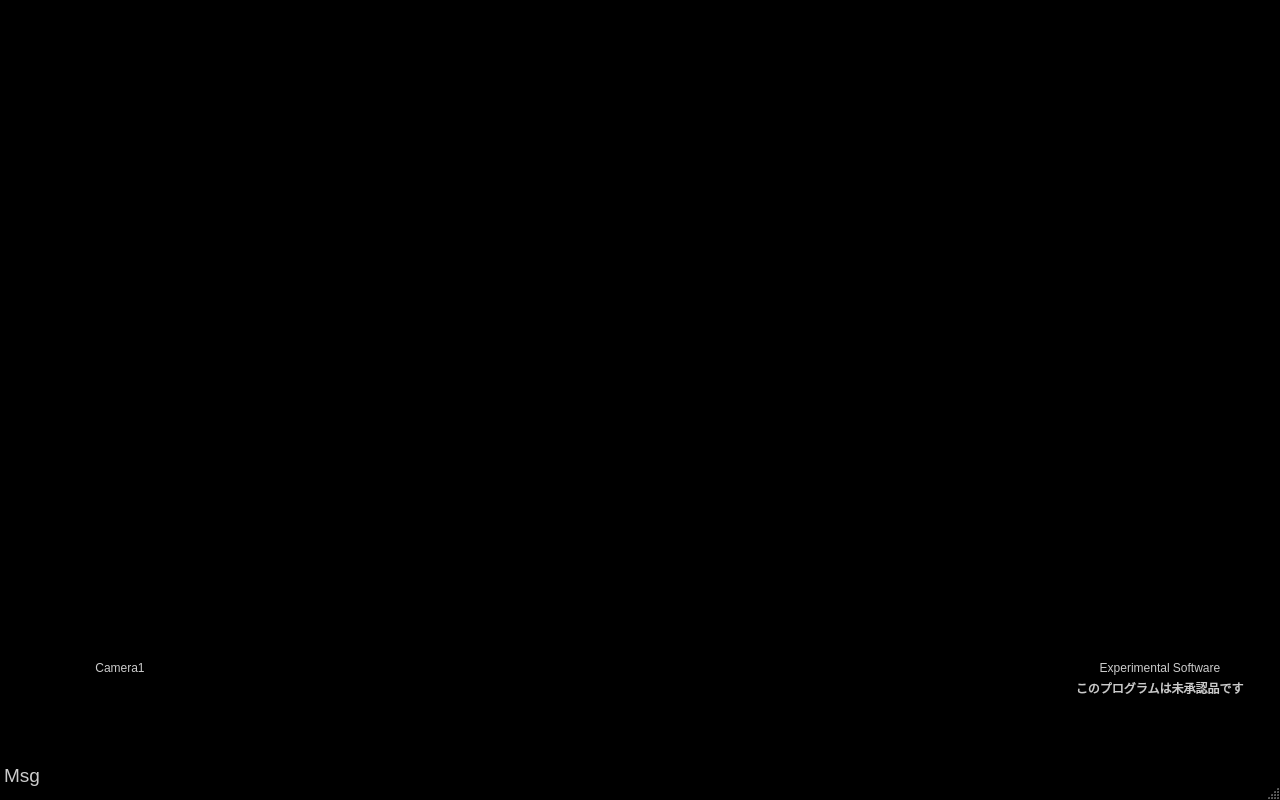
<?xml version="1.0" encoding="UTF-8"?>
<ui version="4.0">
 <author>Kiyo Chinzei (k.chinzei@aist.go.jp) / Small Computings for Clinicals</author>
 <class>MainWindow</class>
 <widget class="QDialog" name="MainWindow">
  <property name="windowModality">
   <enum>Qt::ApplicationModal</enum>
  </property>
  <property name="enabled">
   <bool>true</bool>
  </property>
  <property name="geometry">
   <rect>
    <x>0</x>
    <y>0</y>
    <width>1280</width>
    <height>800</height>
   </rect>
  </property>
  <property name="sizePolicy">
   <sizepolicy hsizetype="Fixed" vsizetype="Fixed">
    <horstretch>0</horstretch>
    <verstretch>0</verstretch>
   </sizepolicy>
  </property>
  <property name="palette">
   <palette>
    <active>
     <colorrole role="WindowText">
      <brush brushstyle="SolidPattern">
       <color alpha="255">
        <red>255</red>
        <green>255</green>
        <blue>255</blue>
       </color>
      </brush>
     </colorrole>
     <colorrole role="Button">
      <brush brushstyle="SolidPattern">
       <color alpha="255">
        <red>0</red>
        <green>0</green>
        <blue>0</blue>
       </color>
      </brush>
     </colorrole>
     <colorrole role="Light">
      <brush brushstyle="SolidPattern">
       <color alpha="255">
        <red>0</red>
        <green>0</green>
        <blue>0</blue>
       </color>
      </brush>
     </colorrole>
     <colorrole role="Midlight">
      <brush brushstyle="SolidPattern">
       <color alpha="255">
        <red>0</red>
        <green>0</green>
        <blue>0</blue>
       </color>
      </brush>
     </colorrole>
     <colorrole role="Dark">
      <brush brushstyle="SolidPattern">
       <color alpha="255">
        <red>0</red>
        <green>0</green>
        <blue>0</blue>
       </color>
      </brush>
     </colorrole>
     <colorrole role="Mid">
      <brush brushstyle="SolidPattern">
       <color alpha="255">
        <red>0</red>
        <green>0</green>
        <blue>0</blue>
       </color>
      </brush>
     </colorrole>
     <colorrole role="Text">
      <brush brushstyle="SolidPattern">
       <color alpha="255">
        <red>255</red>
        <green>255</green>
        <blue>255</blue>
       </color>
      </brush>
     </colorrole>
     <colorrole role="BrightText">
      <brush brushstyle="SolidPattern">
       <color alpha="255">
        <red>255</red>
        <green>255</green>
        <blue>255</blue>
       </color>
      </brush>
     </colorrole>
     <colorrole role="ButtonText">
      <brush brushstyle="SolidPattern">
       <color alpha="255">
        <red>255</red>
        <green>255</green>
        <blue>255</blue>
       </color>
      </brush>
     </colorrole>
     <colorrole role="Base">
      <brush brushstyle="SolidPattern">
       <color alpha="255">
        <red>0</red>
        <green>0</green>
        <blue>0</blue>
       </color>
      </brush>
     </colorrole>
     <colorrole role="Window">
      <brush brushstyle="SolidPattern">
       <color alpha="255">
        <red>0</red>
        <green>0</green>
        <blue>0</blue>
       </color>
      </brush>
     </colorrole>
     <colorrole role="Shadow">
      <brush brushstyle="SolidPattern">
       <color alpha="255">
        <red>0</red>
        <green>0</green>
        <blue>0</blue>
       </color>
      </brush>
     </colorrole>
     <colorrole role="AlternateBase">
      <brush brushstyle="SolidPattern">
       <color alpha="255">
        <red>0</red>
        <green>0</green>
        <blue>0</blue>
       </color>
      </brush>
     </colorrole>
     <colorrole role="ToolTipBase">
      <brush brushstyle="SolidPattern">
       <color alpha="255">
        <red>255</red>
        <green>255</green>
        <blue>220</blue>
       </color>
      </brush>
     </colorrole>
     <colorrole role="ToolTipText">
      <brush brushstyle="SolidPattern">
       <color alpha="255">
        <red>0</red>
        <green>0</green>
        <blue>0</blue>
       </color>
      </brush>
     </colorrole>
    </active>
    <inactive>
     <colorrole role="WindowText">
      <brush brushstyle="SolidPattern">
       <color alpha="255">
        <red>255</red>
        <green>255</green>
        <blue>255</blue>
       </color>
      </brush>
     </colorrole>
     <colorrole role="Button">
      <brush brushstyle="SolidPattern">
       <color alpha="255">
        <red>0</red>
        <green>0</green>
        <blue>0</blue>
       </color>
      </brush>
     </colorrole>
     <colorrole role="Light">
      <brush brushstyle="SolidPattern">
       <color alpha="255">
        <red>0</red>
        <green>0</green>
        <blue>0</blue>
       </color>
      </brush>
     </colorrole>
     <colorrole role="Midlight">
      <brush brushstyle="SolidPattern">
       <color alpha="255">
        <red>0</red>
        <green>0</green>
        <blue>0</blue>
       </color>
      </brush>
     </colorrole>
     <colorrole role="Dark">
      <brush brushstyle="SolidPattern">
       <color alpha="255">
        <red>0</red>
        <green>0</green>
        <blue>0</blue>
       </color>
      </brush>
     </colorrole>
     <colorrole role="Mid">
      <brush brushstyle="SolidPattern">
       <color alpha="255">
        <red>0</red>
        <green>0</green>
        <blue>0</blue>
       </color>
      </brush>
     </colorrole>
     <colorrole role="Text">
      <brush brushstyle="SolidPattern">
       <color alpha="255">
        <red>255</red>
        <green>255</green>
        <blue>255</blue>
       </color>
      </brush>
     </colorrole>
     <colorrole role="BrightText">
      <brush brushstyle="SolidPattern">
       <color alpha="255">
        <red>255</red>
        <green>255</green>
        <blue>255</blue>
       </color>
      </brush>
     </colorrole>
     <colorrole role="ButtonText">
      <brush brushstyle="SolidPattern">
       <color alpha="255">
        <red>255</red>
        <green>255</green>
        <blue>255</blue>
       </color>
      </brush>
     </colorrole>
     <colorrole role="Base">
      <brush brushstyle="SolidPattern">
       <color alpha="255">
        <red>0</red>
        <green>0</green>
        <blue>0</blue>
       </color>
      </brush>
     </colorrole>
     <colorrole role="Window">
      <brush brushstyle="SolidPattern">
       <color alpha="255">
        <red>0</red>
        <green>0</green>
        <blue>0</blue>
       </color>
      </brush>
     </colorrole>
     <colorrole role="Shadow">
      <brush brushstyle="SolidPattern">
       <color alpha="255">
        <red>0</red>
        <green>0</green>
        <blue>0</blue>
       </color>
      </brush>
     </colorrole>
     <colorrole role="AlternateBase">
      <brush brushstyle="SolidPattern">
       <color alpha="255">
        <red>0</red>
        <green>0</green>
        <blue>0</blue>
       </color>
      </brush>
     </colorrole>
     <colorrole role="ToolTipBase">
      <brush brushstyle="SolidPattern">
       <color alpha="255">
        <red>255</red>
        <green>255</green>
        <blue>220</blue>
       </color>
      </brush>
     </colorrole>
     <colorrole role="ToolTipText">
      <brush brushstyle="SolidPattern">
       <color alpha="255">
        <red>0</red>
        <green>0</green>
        <blue>0</blue>
       </color>
      </brush>
     </colorrole>
    </inactive>
    <disabled>
     <colorrole role="WindowText">
      <brush brushstyle="SolidPattern">
       <color alpha="255">
        <red>0</red>
        <green>0</green>
        <blue>0</blue>
       </color>
      </brush>
     </colorrole>
     <colorrole role="Button">
      <brush brushstyle="SolidPattern">
       <color alpha="255">
        <red>0</red>
        <green>0</green>
        <blue>0</blue>
       </color>
      </brush>
     </colorrole>
     <colorrole role="Light">
      <brush brushstyle="SolidPattern">
       <color alpha="255">
        <red>0</red>
        <green>0</green>
        <blue>0</blue>
       </color>
      </brush>
     </colorrole>
     <colorrole role="Midlight">
      <brush brushstyle="SolidPattern">
       <color alpha="255">
        <red>0</red>
        <green>0</green>
        <blue>0</blue>
       </color>
      </brush>
     </colorrole>
     <colorrole role="Dark">
      <brush brushstyle="SolidPattern">
       <color alpha="255">
        <red>0</red>
        <green>0</green>
        <blue>0</blue>
       </color>
      </brush>
     </colorrole>
     <colorrole role="Mid">
      <brush brushstyle="SolidPattern">
       <color alpha="255">
        <red>0</red>
        <green>0</green>
        <blue>0</blue>
       </color>
      </brush>
     </colorrole>
     <colorrole role="Text">
      <brush brushstyle="SolidPattern">
       <color alpha="255">
        <red>0</red>
        <green>0</green>
        <blue>0</blue>
       </color>
      </brush>
     </colorrole>
     <colorrole role="BrightText">
      <brush brushstyle="SolidPattern">
       <color alpha="255">
        <red>255</red>
        <green>255</green>
        <blue>255</blue>
       </color>
      </brush>
     </colorrole>
     <colorrole role="ButtonText">
      <brush brushstyle="SolidPattern">
       <color alpha="255">
        <red>0</red>
        <green>0</green>
        <blue>0</blue>
       </color>
      </brush>
     </colorrole>
     <colorrole role="Base">
      <brush brushstyle="SolidPattern">
       <color alpha="255">
        <red>0</red>
        <green>0</green>
        <blue>0</blue>
       </color>
      </brush>
     </colorrole>
     <colorrole role="Window">
      <brush brushstyle="SolidPattern">
       <color alpha="255">
        <red>0</red>
        <green>0</green>
        <blue>0</blue>
       </color>
      </brush>
     </colorrole>
     <colorrole role="Shadow">
      <brush brushstyle="SolidPattern">
       <color alpha="255">
        <red>0</red>
        <green>0</green>
        <blue>0</blue>
       </color>
      </brush>
     </colorrole>
     <colorrole role="AlternateBase">
      <brush brushstyle="SolidPattern">
       <color alpha="255">
        <red>0</red>
        <green>0</green>
        <blue>0</blue>
       </color>
      </brush>
     </colorrole>
     <colorrole role="ToolTipBase">
      <brush brushstyle="SolidPattern">
       <color alpha="255">
        <red>255</red>
        <green>255</green>
        <blue>220</blue>
       </color>
      </brush>
     </colorrole>
     <colorrole role="ToolTipText">
      <brush brushstyle="SolidPattern">
       <color alpha="255">
        <red>0</red>
        <green>0</green>
        <blue>0</blue>
       </color>
      </brush>
     </colorrole>
    </disabled>
   </palette>
  </property>
  <property name="windowTitle">
   <string>Chromakey2</string>
  </property>
  <property name="autoFillBackground">
   <bool>true</bool>
  </property>
  <property name="sizeGripEnabled">
   <bool>true</bool>
  </property>
  <widget class="EndoView" name="viewL" native="true">
   <property name="geometry">
    <rect>
     <x>240</x>
     <y>0</y>
     <width>800</width>
     <height>800</height>
    </rect>
   </property>
   <property name="sizePolicy">
    <sizepolicy hsizetype="Fixed" vsizetype="Fixed">
     <horstretch>0</horstretch>
     <verstretch>0</verstretch>
    </sizepolicy>
   </property>
   <property name="minimumSize">
    <size>
     <width>480</width>
     <height>480</height>
    </size>
   </property>
   <property name="layoutDirection">
    <enum>Qt::LeftToRight</enum>
   </property>
   <property name="autoFillBackground">
    <bool>false</bool>
   </property>
   <property name="lineWidth" stdset="0">
    <number>0</number>
   </property>
   <property name="midLineWidth" stdset="0">
    <number>0</number>
   </property>
  </widget>
  <widget class="QLabel" name="label_logo">
   <property name="geometry">
    <rect>
     <x>1052</x>
     <y>10</y>
     <width>220</width>
     <height>90</height>
    </rect>
   </property>
   <property name="text">
    <string/>
   </property>
   <property name="pixmap">
    <pixmap resource="QResources.qrc">:/images/QResources/aist_90.png</pixmap>
   </property>
   <property name="scaledContents">
    <bool>true</bool>
   </property>
  </widget>
  <widget class="QLabel" name="label_msg">
   <property name="geometry">
    <rect>
     <x>4</x>
     <y>760</y>
     <width>1272</width>
     <height>31</height>
    </rect>
   </property>
   <property name="palette">
    <palette>
     <active>
      <colorrole role="WindowText">
       <brush brushstyle="SolidPattern">
        <color alpha="255">
         <red>204</red>
         <green>204</green>
         <blue>204</blue>
        </color>
       </brush>
      </colorrole>
     </active>
     <inactive>
      <colorrole role="WindowText">
       <brush brushstyle="SolidPattern">
        <color alpha="255">
         <red>204</red>
         <green>204</green>
         <blue>204</blue>
        </color>
       </brush>
      </colorrole>
     </inactive>
     <disabled>
      <colorrole role="WindowText">
       <brush brushstyle="SolidPattern">
        <color alpha="255">
         <red>0</red>
         <green>0</green>
         <blue>0</blue>
        </color>
       </brush>
      </colorrole>
     </disabled>
    </palette>
   </property>
   <property name="font">
    <font>
     <pointsize>14</pointsize>
    </font>
   </property>
   <property name="layoutDirection">
    <enum>Qt::LeftToRight</enum>
   </property>
   <property name="text">
    <string>Msg</string>
   </property>
   <property name="alignment">
    <set>Qt::AlignJustify|Qt::AlignVCenter</set>
   </property>
   <property name="wordWrap">
    <bool>true</bool>
   </property>
  </widget>
  <widget class="QLabel" name="label_camname1">
   <property name="geometry">
    <rect>
     <x>0</x>
     <y>660</y>
     <width>240</width>
     <height>16</height>
    </rect>
   </property>
   <property name="palette">
    <palette>
     <active>
      <colorrole role="WindowText">
       <brush brushstyle="SolidPattern">
        <color alpha="255">
         <red>204</red>
         <green>204</green>
         <blue>204</blue>
        </color>
       </brush>
      </colorrole>
     </active>
     <inactive>
      <colorrole role="WindowText">
       <brush brushstyle="SolidPattern">
        <color alpha="255">
         <red>204</red>
         <green>204</green>
         <blue>204</blue>
        </color>
       </brush>
      </colorrole>
     </inactive>
     <disabled>
      <colorrole role="WindowText">
       <brush brushstyle="SolidPattern">
        <color alpha="255">
         <red>0</red>
         <green>0</green>
         <blue>0</blue>
        </color>
       </brush>
      </colorrole>
     </disabled>
    </palette>
   </property>
   <property name="text">
    <string>Camera1</string>
   </property>
   <property name="alignment">
    <set>Qt::AlignCenter</set>
   </property>
  </widget>
  <widget class="QLabel" name="label_scc">
   <property name="geometry">
    <rect>
     <x>10</x>
     <y>10</y>
     <width>140</width>
     <height>90</height>
    </rect>
   </property>
   <property name="text">
    <string/>
   </property>
   <property name="pixmap">
    <pixmap resource="QResources.qrc">:/images/QResources/scc_h90.png</pixmap>
   </property>
   <property name="scaledContents">
    <bool>true</bool>
   </property>
  </widget>
  <widget class="QLabel" name="label_offlabel">
   <property name="geometry">
    <rect>
     <x>1040</x>
     <y>660</y>
     <width>240</width>
     <height>16</height>
    </rect>
   </property>
   <property name="palette">
    <palette>
     <active>
      <colorrole role="WindowText">
       <brush brushstyle="SolidPattern">
        <color alpha="255">
         <red>204</red>
         <green>204</green>
         <blue>204</blue>
        </color>
       </brush>
      </colorrole>
     </active>
     <inactive>
      <colorrole role="WindowText">
       <brush brushstyle="SolidPattern">
        <color alpha="255">
         <red>204</red>
         <green>204</green>
         <blue>204</blue>
        </color>
       </brush>
      </colorrole>
     </inactive>
     <disabled>
      <colorrole role="WindowText">
       <brush brushstyle="SolidPattern">
        <color alpha="255">
         <red>0</red>
         <green>0</green>
         <blue>0</blue>
        </color>
       </brush>
      </colorrole>
     </disabled>
    </palette>
   </property>
   <property name="text">
    <string>Experimental Software</string>
   </property>
   <property name="alignment">
    <set>Qt::AlignCenter</set>
   </property>
  </widget>
  <widget class="QLabel" name="label_offlabel_2">
   <property name="geometry">
    <rect>
     <x>1040</x>
     <y>680</y>
     <width>240</width>
     <height>16</height>
    </rect>
   </property>
   <property name="palette">
    <palette>
     <active>
      <colorrole role="WindowText">
       <brush brushstyle="SolidPattern">
        <color alpha="255">
         <red>204</red>
         <green>204</green>
         <blue>204</blue>
        </color>
       </brush>
      </colorrole>
     </active>
     <inactive>
      <colorrole role="WindowText">
       <brush brushstyle="SolidPattern">
        <color alpha="255">
         <red>204</red>
         <green>204</green>
         <blue>204</blue>
        </color>
       </brush>
      </colorrole>
     </inactive>
     <disabled>
      <colorrole role="WindowText">
       <brush brushstyle="SolidPattern">
        <color alpha="255">
         <red>0</red>
         <green>0</green>
         <blue>0</blue>
        </color>
       </brush>
      </colorrole>
     </disabled>
    </palette>
   </property>
   <property name="text">
    <string>このプログラムは未承認品です</string>
   </property>
   <property name="alignment">
    <set>Qt::AlignCenter</set>
   </property>
  </widget>
 </widget>
 <customwidgets>
  <customwidget>
   <class>EndoView</class>
   <extends>QWidget</extends>
   <header>EndoView.h</header>
  </customwidget>
 </customwidgets>
 <resources>
  <include location="QResources.qrc"/>
 </resources>
 <connections/>
</ui>
